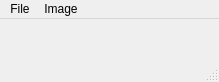
<?xml version="1.0" encoding="UTF-8"?>
<ui version="4.0">
 <class>ImageWindow</class>
 <widget class="QMainWindow" name="ImageWindow">
  <property name="geometry">
   <rect>
    <x>0</x>
    <y>0</y>
    <width>219</width>
    <height>82</height>
   </rect>
  </property>
  <property name="sizePolicy">
   <sizepolicy hsizetype="Minimum" vsizetype="Minimum">
    <horstretch>0</horstretch>
    <verstretch>0</verstretch>
   </sizepolicy>
  </property>
  <property name="windowTitle">
   <string>Image Window</string>
  </property>
  <property name="documentMode">
   <bool>false</bool>
  </property>
  <widget class="QWidget" name="centralwidget">
   <property name="sizePolicy">
    <sizepolicy hsizetype="Minimum" vsizetype="Minimum">
     <horstretch>0</horstretch>
     <verstretch>0</verstretch>
    </sizepolicy>
   </property>
   <layout class="QGridLayout" name="gridLayout">
    <item row="0" column="0">
     <widget class="QLabel" name="label">
      <property name="sizePolicy">
       <sizepolicy hsizetype="Minimum" vsizetype="Minimum">
        <horstretch>0</horstretch>
        <verstretch>0</verstretch>
       </sizepolicy>
      </property>
      <property name="text">
       <string/>
      </property>
      <property name="alignment">
       <set>Qt::AlignCenter</set>
      </property>
     </widget>
    </item>
   </layout>
  </widget>
  <widget class="QMenuBar" name="menubar">
   <property name="geometry">
    <rect>
     <x>0</x>
     <y>0</y>
     <width>219</width>
     <height>25</height>
    </rect>
   </property>
   <widget class="QMenu" name="menuFile">
    <property name="title">
     <string>File</string>
    </property>
    <addaction name="actionSave"/>
    <addaction name="actionSave_Histogram"/>
    <addaction name="separator"/>
    <addaction name="actionClose"/>
   </widget>
   <widget class="QMenu" name="menuImage">
    <property name="title">
     <string>Image</string>
    </property>
    <widget class="QMenu" name="menuApply_Filter">
     <property name="title">
      <string>Apply Filter</string>
     </property>
     <widget class="QMenu" name="menuSobel">
      <property name="title">
       <string>Sobel</string>
      </property>
      <addaction name="actionSobelX"/>
      <addaction name="actionSobelY"/>
     </widget>
     <addaction name="actionUniform_Average"/>
     <addaction name="actionMedian_Filter"/>
     <addaction name="actionUnsharp_Mask"/>
     <addaction name="menuSobel"/>
     <addaction name="actionLaplacian"/>
     <addaction name="actionGradientMagnitude"/>
    </widget>
    <addaction name="actionClone"/>
    <addaction name="actionEqualize"/>
    <addaction name="actionShow_Histogram"/>
    <addaction name="actionShow_Equalization_Table"/>
    <addaction name="actionSave_Equalization_Table_Plot"/>
    <addaction name="actionAverage_With_Images"/>
    <addaction name="menuApply_Filter"/>
    <addaction name="actionFourier_Transform"/>
   </widget>
   <addaction name="menuFile"/>
   <addaction name="menuImage"/>
  </widget>
  <widget class="QStatusBar" name="statusbar">
   <property name="sizePolicy">
    <sizepolicy hsizetype="MinimumExpanding" vsizetype="Minimum">
     <horstretch>0</horstretch>
     <verstretch>0</verstretch>
    </sizepolicy>
   </property>
  </widget>
  <action name="actionSave">
   <property name="text">
    <string>Save</string>
   </property>
  </action>
  <action name="actionClose">
   <property name="text">
    <string>Close</string>
   </property>
  </action>
  <action name="actionEqualize">
   <property name="text">
    <string>Equalize</string>
   </property>
  </action>
  <action name="actionShow_Histogram">
   <property name="text">
    <string>Show Histogram</string>
   </property>
  </action>
  <action name="actionSave_Histogram">
   <property name="text">
    <string>Save Histogram</string>
   </property>
  </action>
  <action name="actionShow_Equalization_Table">
   <property name="text">
    <string>Show Equalization Table Plot</string>
   </property>
  </action>
  <action name="actionSave_Equalization_Table_Plot">
   <property name="text">
    <string>Save Equalization Table Plot</string>
   </property>
  </action>
  <action name="actionAverage_With_Images">
   <property name="text">
    <string>Average With Images...</string>
   </property>
  </action>
  <action name="actionClone">
   <property name="text">
    <string>Clone</string>
   </property>
  </action>
  <action name="actionUniform_Average">
   <property name="text">
    <string>Uniform Average...</string>
   </property>
  </action>
  <action name="actionMedian_Filter">
   <property name="text">
    <string>Median Filter...</string>
   </property>
  </action>
  <action name="actionUnsharp_Mask">
   <property name="text">
    <string>Unsharp Mask...</string>
   </property>
  </action>
  <action name="actionSobelX">
   <property name="text">
    <string>X</string>
   </property>
  </action>
  <action name="actionSobelY">
   <property name="text">
    <string>Y</string>
   </property>
  </action>
  <action name="actionLaplacian">
   <property name="text">
    <string>Laplacian</string>
   </property>
  </action>
  <action name="actionGradientMagnitude">
   <property name="text">
    <string>Gradient Magnitude</string>
   </property>
  </action>
  <action name="actionFourier_Transform">
   <property name="text">
    <string>Fourier Transform</string>
   </property>
  </action>
 </widget>
 <resources/>
 <connections>
  <connection>
   <sender>actionClose</sender>
   <signal>triggered()</signal>
   <receiver>ImageWindow</receiver>
   <slot>close()</slot>
   <hints>
    <hint type="sourcelabel">
     <x>-1</x>
     <y>-1</y>
    </hint>
    <hint type="destinationlabel">
     <x>399</x>
     <y>299</y>
    </hint>
   </hints>
  </connection>
 </connections>
</ui>
